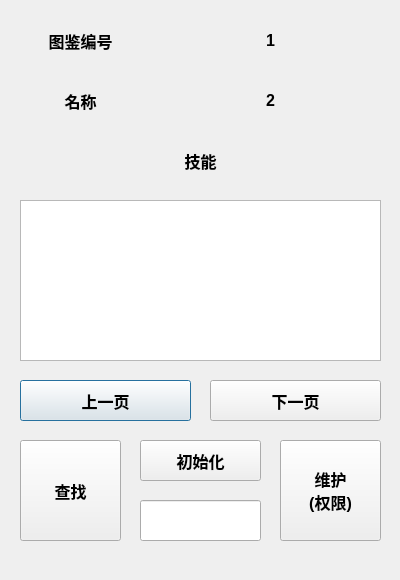
<?xml version="1.0" encoding="UTF-8"?>
<ui version="4.0">
 <class>Dialog_skill</class>
 <widget class="QDialog" name="Dialog_skill">
  <property name="geometry">
   <rect>
    <x>0</x>
    <y>0</y>
    <width>400</width>
    <height>580</height>
   </rect>
  </property>
  <property name="windowTitle">
   <string>Dialog</string>
  </property>
  <widget class="QLabel" name="label">
   <property name="geometry">
    <rect>
     <x>20</x>
     <y>20</y>
     <width>121</width>
     <height>41</height>
    </rect>
   </property>
   <property name="font">
    <font>
     <pointsize>12</pointsize>
     <weight>75</weight>
     <bold>true</bold>
    </font>
   </property>
   <property name="text">
    <string>图鉴编号</string>
   </property>
   <property name="alignment">
    <set>Qt::AlignCenter</set>
   </property>
  </widget>
  <widget class="QLabel" name="label_No">
   <property name="geometry">
    <rect>
     <x>160</x>
     <y>20</y>
     <width>221</width>
     <height>41</height>
    </rect>
   </property>
   <property name="font">
    <font>
     <pointsize>12</pointsize>
     <weight>75</weight>
     <bold>true</bold>
    </font>
   </property>
   <property name="text">
    <string>1</string>
   </property>
   <property name="alignment">
    <set>Qt::AlignCenter</set>
   </property>
  </widget>
  <widget class="QLabel" name="label_Name">
   <property name="geometry">
    <rect>
     <x>160</x>
     <y>80</y>
     <width>221</width>
     <height>41</height>
    </rect>
   </property>
   <property name="font">
    <font>
     <pointsize>12</pointsize>
     <weight>75</weight>
     <bold>true</bold>
    </font>
   </property>
   <property name="text">
    <string>2</string>
   </property>
   <property name="alignment">
    <set>Qt::AlignCenter</set>
   </property>
  </widget>
  <widget class="QLabel" name="label_2">
   <property name="geometry">
    <rect>
     <x>20</x>
     <y>80</y>
     <width>121</width>
     <height>41</height>
    </rect>
   </property>
   <property name="font">
    <font>
     <pointsize>12</pointsize>
     <weight>75</weight>
     <bold>true</bold>
    </font>
   </property>
   <property name="text">
    <string>名称</string>
   </property>
   <property name="alignment">
    <set>Qt::AlignCenter</set>
   </property>
  </widget>
  <widget class="QLabel" name="label_3">
   <property name="geometry">
    <rect>
     <x>20</x>
     <y>140</y>
     <width>361</width>
     <height>41</height>
    </rect>
   </property>
   <property name="font">
    <font>
     <pointsize>12</pointsize>
     <weight>75</weight>
     <bold>true</bold>
    </font>
   </property>
   <property name="text">
    <string>技能</string>
   </property>
   <property name="alignment">
    <set>Qt::AlignCenter</set>
   </property>
  </widget>
  <widget class="QTextEdit" name="textEdit_skill">
   <property name="geometry">
    <rect>
     <x>20</x>
     <y>200</y>
     <width>361</width>
     <height>161</height>
    </rect>
   </property>
   <property name="font">
    <font>
     <pointsize>12</pointsize>
     <weight>75</weight>
     <bold>true</bold>
    </font>
   </property>
   <property name="readOnly">
    <bool>true</bool>
   </property>
   <property name="html">
    <string>&lt;!DOCTYPE HTML PUBLIC &quot;-//W3C//DTD HTML 4.0//EN&quot; &quot;http://www.w3.org/TR/REC-html40/strict.dtd&quot;&gt;
&lt;html&gt;&lt;head&gt;&lt;meta name=&quot;qrichtext&quot; content=&quot;1&quot; /&gt;&lt;style type=&quot;text/css&quot;&gt;
p, li { white-space: pre-wrap; }
&lt;/style&gt;&lt;/head&gt;&lt;body style=&quot; font-family:'SimSun'; font-size:12pt; font-weight:600; font-style:normal;&quot;&gt;
&lt;p style=&quot;-qt-paragraph-type:empty; margin-top:0px; margin-bottom:0px; margin-left:0px; margin-right:0px; -qt-block-indent:0; text-indent:0px; font-size:9pt; font-weight:400;&quot;&gt;&lt;br /&gt;&lt;/p&gt;&lt;/body&gt;&lt;/html&gt;</string>
   </property>
  </widget>
  <widget class="QPushButton" name="pushButton_pre">
   <property name="geometry">
    <rect>
     <x>20</x>
     <y>380</y>
     <width>171</width>
     <height>41</height>
    </rect>
   </property>
   <property name="font">
    <font>
     <pointsize>12</pointsize>
     <weight>75</weight>
     <bold>true</bold>
    </font>
   </property>
   <property name="text">
    <string>上一页</string>
   </property>
  </widget>
  <widget class="QPushButton" name="pushButton_nex">
   <property name="geometry">
    <rect>
     <x>210</x>
     <y>380</y>
     <width>171</width>
     <height>41</height>
    </rect>
   </property>
   <property name="font">
    <font>
     <pointsize>12</pointsize>
     <weight>75</weight>
     <bold>true</bold>
    </font>
   </property>
   <property name="text">
    <string>下一页</string>
   </property>
  </widget>
  <widget class="QPushButton" name="pushButton_ini">
   <property name="geometry">
    <rect>
     <x>140</x>
     <y>440</y>
     <width>121</width>
     <height>41</height>
    </rect>
   </property>
   <property name="font">
    <font>
     <pointsize>12</pointsize>
     <weight>75</weight>
     <bold>true</bold>
    </font>
   </property>
   <property name="text">
    <string>初始化</string>
   </property>
  </widget>
  <widget class="QPushButton" name="pushButton_select">
   <property name="geometry">
    <rect>
     <x>20</x>
     <y>440</y>
     <width>101</width>
     <height>101</height>
    </rect>
   </property>
   <property name="font">
    <font>
     <pointsize>12</pointsize>
     <weight>75</weight>
     <bold>true</bold>
    </font>
   </property>
   <property name="text">
    <string>查找</string>
   </property>
  </widget>
  <widget class="QPushButton" name="pushButton_mai">
   <property name="geometry">
    <rect>
     <x>280</x>
     <y>440</y>
     <width>101</width>
     <height>101</height>
    </rect>
   </property>
   <property name="font">
    <font>
     <pointsize>12</pointsize>
     <weight>75</weight>
     <bold>true</bold>
    </font>
   </property>
   <property name="text">
    <string>维护
(权限)</string>
   </property>
  </widget>
  <widget class="QLineEdit" name="lineEdit_select">
   <property name="geometry">
    <rect>
     <x>140</x>
     <y>500</y>
     <width>121</width>
     <height>41</height>
    </rect>
   </property>
   <property name="font">
    <font>
     <pointsize>12</pointsize>
     <weight>75</weight>
     <bold>true</bold>
    </font>
   </property>
   <property name="alignment">
    <set>Qt::AlignCenter</set>
   </property>
  </widget>
 </widget>
 <resources/>
 <connections/>
</ui>
